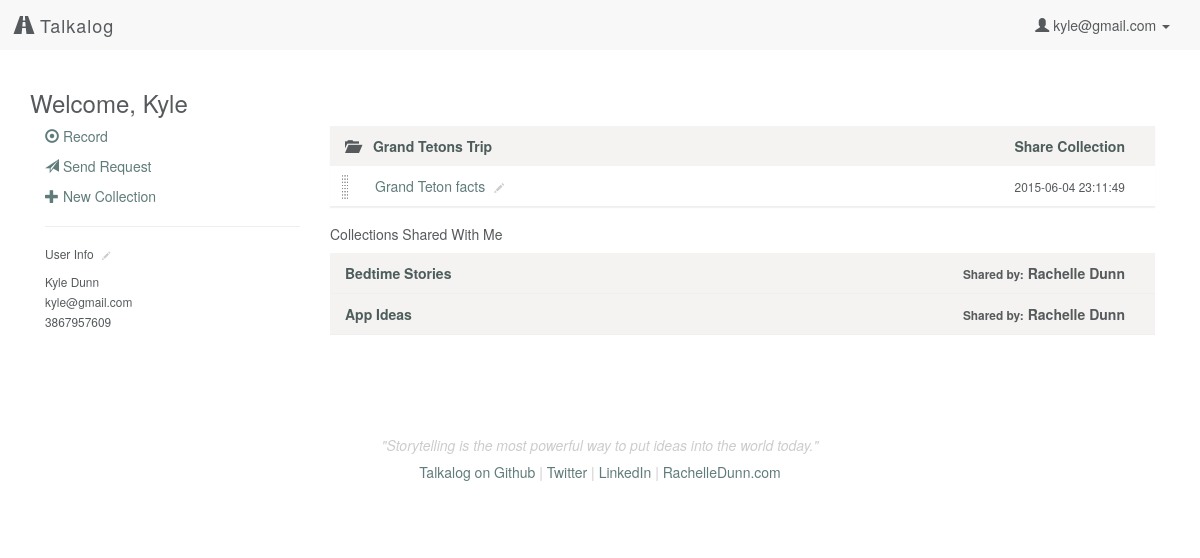
/profile (signed in), run on an earlier commit of the app's database.
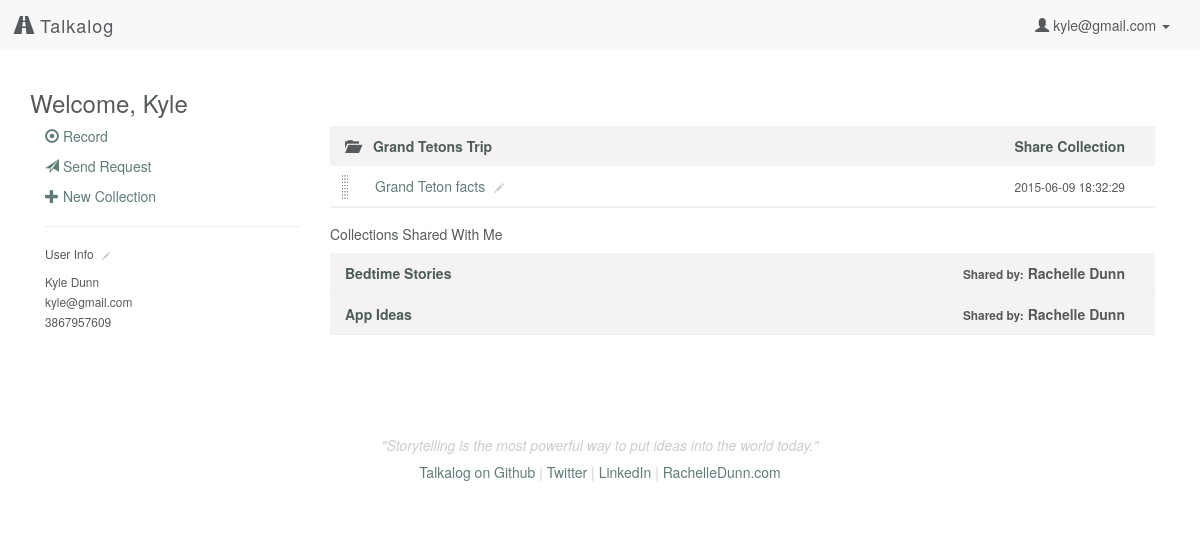
And on a later commit of the database.
### model.py (models this page shows, shortened)
class CollectionsUploads(db.Model):
    __tablename__ = "CollectionsUploads"
    id = db.Column(db.Integer, autoincrement=True, primary_key=True)
    collection_id = db.Column(db.Integer, db.ForeignKey('Collections.id'), nullable=False)
    upload_id = db.Column(db.Integer, db.ForeignKey('Uploads.id'), nullable=False)
    collection = db.relationship("Collection", backref=db.backref("collectionsuploads", order_by=id))
    upload = db.relationship("Upload", backref=db.backref("collectionsuploads", order_by=id))

class Upload(db.Model):
    __tablename__ = "Uploads"
    id = db.Column(db.Integer, autoincrement=True, primary_key=True)
    user_id = db.Column(db.Integer, db.ForeignKey('Users.id'), nullable=False)
    title = db.Column(db.String, nullable=False, default=db.func.now())
    path = db.Column(db.String(50))
    mimetype = db.Column(db.String(50), default='wav') # wav, jpg, mp3
    datetime = db.Column(db.DateTime, default=db.func.now(), onupdate=db.func.now()) # set datetime to current timestamp
    transcript = db.Column(db.Text)
    user = db.relationship("User", backref=db.backref("uploads", order_by=id))

### server.py (the view)
@app.route('/profile')
def user_page():
	"""User profile with list of audio collections and files."""
	if 'email' in session:
		user_email = session['email']
		user = User.query.filter_by(email=user_email).first()
		user_uploads = user.uploads
		user_collections = user.collections
		user_cu = []
		for collection in user_collections:
			cu = collection.collectionsuploads
			for i in cu:
				user_cu.append(i.upload_id)
		singleuploads = []
		for i in user_uploads:
			if i.id not in user_cu:
				singleuploads.append(i)
		return render_template('profile.html', user=user,
			singleuploads=singleuploads, upload_folder=UPLOAD_FOLDER)
	else:
		flash('You must be logged in to view files')
		return redirect('/login')

### templates/profile.html (shortened to what the changed rows need)
{% extends 'base.html' %}
{% block content %}
    <div class="row">
        <div class="col-sm-9">
            <div class="file-box">
                <ul class="list-group panel-group" id="accordion">
                    {% if user.collections %}
                        <div class="panel panel-default">
                            {% for collection in user.collections %}
                                <li class="droppable list-group-item collection row panel-heading" collection-id="{{ collection.id }}">
                                    <div class="name col-xs-8 panel-title">
                                        <a class="accordion-toggle" data-toggle="collapse" data-parent="#accordion" href="#collapse{{ collection.id }}"><span class="indicator glyphicon glyphicon-folder-open" aria-hidden="true"></span></a>
                                        <a href="/collection/{{ collection.id }}">{{ collection.title }}</a>
                                    </div>
                                    <div class="share col-xs-4 text-right">
                                        <a href="#" data-toggle="modal" data-target="#share-{{ collection.id }}">
                                          Share <span class="hidden-xs">Collection</span>
                                        </a>
                                    </div>
                                </li>
                                <div class="panel-collapse collapse in" id="collapse{{ collection.id }}">
                                    <div class="panel-body">
                                    {% for cu in collection.collectionsuploads %}
                                        <li class="draggable upload list-group-item row" upload-id="{{ cu.upload.id }}">
                                            <div class="name col-xs-8">
                                                <div class="control-group control-group-inline">
                                                    <div class="controls">
                                                        <a href="/listen/{{ cu.upload.id }}" class="upload-title" data-toggle="#pencil-{{ cu.upload.id }}" upload-id="{{ cu.upload.id }}" id="upload-{{ cu.upload.id }}">{{ cu.upload.title }}</a>
                                                        <span class="edit" id="pencil-{{ cu.upload.id }}" upload-id="{{ cu.upload.id }}"><span class="glyphicon glyphicon-pencil click-to-edit" aria-hidden="true"></span></span>
                                                    </div>
                                                </div>
                                            </div>
                                            <div class="type col-xs-4 text-right">
                                                <small>{{ cu.upload.datetime }}</small>
                                            </div>
                                        </li>
                                    {% endfor %}
                                    </div>
                                </div>
                            {% endfor %}
                        </div>
                    {% endif %}
                </ul>
            </div>
        </div>
    </div>
{% endblock %}

What changed in the data, as far as the page shows it:
changed through a linked row, CollectionsUploads "Grand Teton facts": upload.datetime "2015-06-04 23:11:49" → "2015-06-09 18:32:29"
